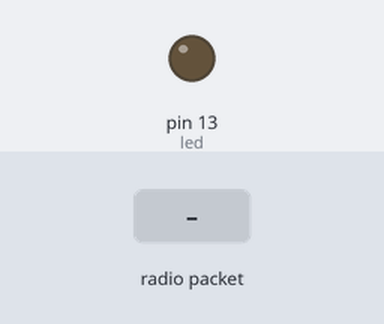
A sketch run on a simulated Arduino Uno, built with avr-gcc and run on an emulated ATmega328P. On the bench: output pins drawn as LEDs (lit = HIGH). The inputs (shaded band) are chosen by the test bench. No radio packets arrive unless stated; what the sketch prints to the serial monitor is not drawn.

Above: at 1.2 s.
1.3 s: radio packet "1" arrives
Timing chart, 0 to 4.3 s (numbered marks = the images above; inputs shaded):
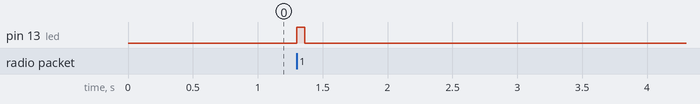

The sketch:

Lora_Rx.ino
```cpp
#include <SPI.h>
#include <RH_RF95.h>

// Singleton instance of the radio driver
RH_RF95 rf95;
//RH_RF95 rf95(5, 2); // Rocket Scream Mini Ultra Pro with the RFM95W
//RH_RF95 rf95(8, 3); // Adafruit Feather M0 with RFM95

// Need this on Arduino Zero with SerialUSB port (eg RocketScream Mini Ultra Pro)
//#define Serial SerialUSB

int led = 13;

void setup()
{
  // Rocket Scream Mini Ultra Pro with the RFM95W only:
  // Ensure serial flash is not interfering with radio communication on SPI bus
//  pinMode(4, OUTPUT);
//  digitalWrite(4, HIGH);

  pinMode(led, OUTPUT);
  Serial.begin(9600);
  while (!Serial) ; // Wait for serial port to be available
  if (!rf95.init())
    Serial.println("init failed");
  rf95.setFrequency(868.0);
  // Defaults after init are 434.0MHz, 13dBm, Bw = 125 kHz, Cr = 4/5, Sf = 128chips/symbol, CRC on

  // The default transmitter power is 13dBm, using PA_BOOST.
  // If you are using RFM95/96/97/98 modules which uses the PA_BOOST transmitter pin, then
  // you can set transmitter powers from 5 to 23 dBm:
//  driver.setTxPower(23, false);
  // If you are using Modtronix inAir4 or inAir9,or any other module which uses the
  // transmitter RFO pins and not the PA_BOOST pins
  // then you can configure the power transmitter power for -1 to 14 dBm and with useRFO true.
  // Failure to do that will result in extremely low transmit powers.
//  driver.setTxPower(14, true);
}

void loop()
{
  if (rf95.available())
  {
    // Should be a message for us now
    uint8_t buf[RH_RF95_MAX_MESSAGE_LEN];
    uint8_t len = sizeof(buf);
    if (rf95.recv(buf, &len))
    {
      digitalWrite(led, HIGH);
//      RH_RF95::printBuffer("request: ", buf, len);
      // Serial.print("got request: ");
      Serial.println((char*)buf);
//      Serial.print("RSSI: ");
//      Serial.println(rf95.lastRssi(), DEC);

      // Send a reply
      uint8_t data[] = "And hello back to you";
      rf95.send(data, sizeof(data));
      rf95.waitPacketSent();
      // Serial.println("Sent a reply");
       digitalWrite(led, LOW);
    }
    else
    {
      Serial.println("recv failed");
    }
  }
}
```

Measured:
- after the input at 1.3 s, pin 13 (led): LOW → HIGH at once, → LOW 0.06 s later
